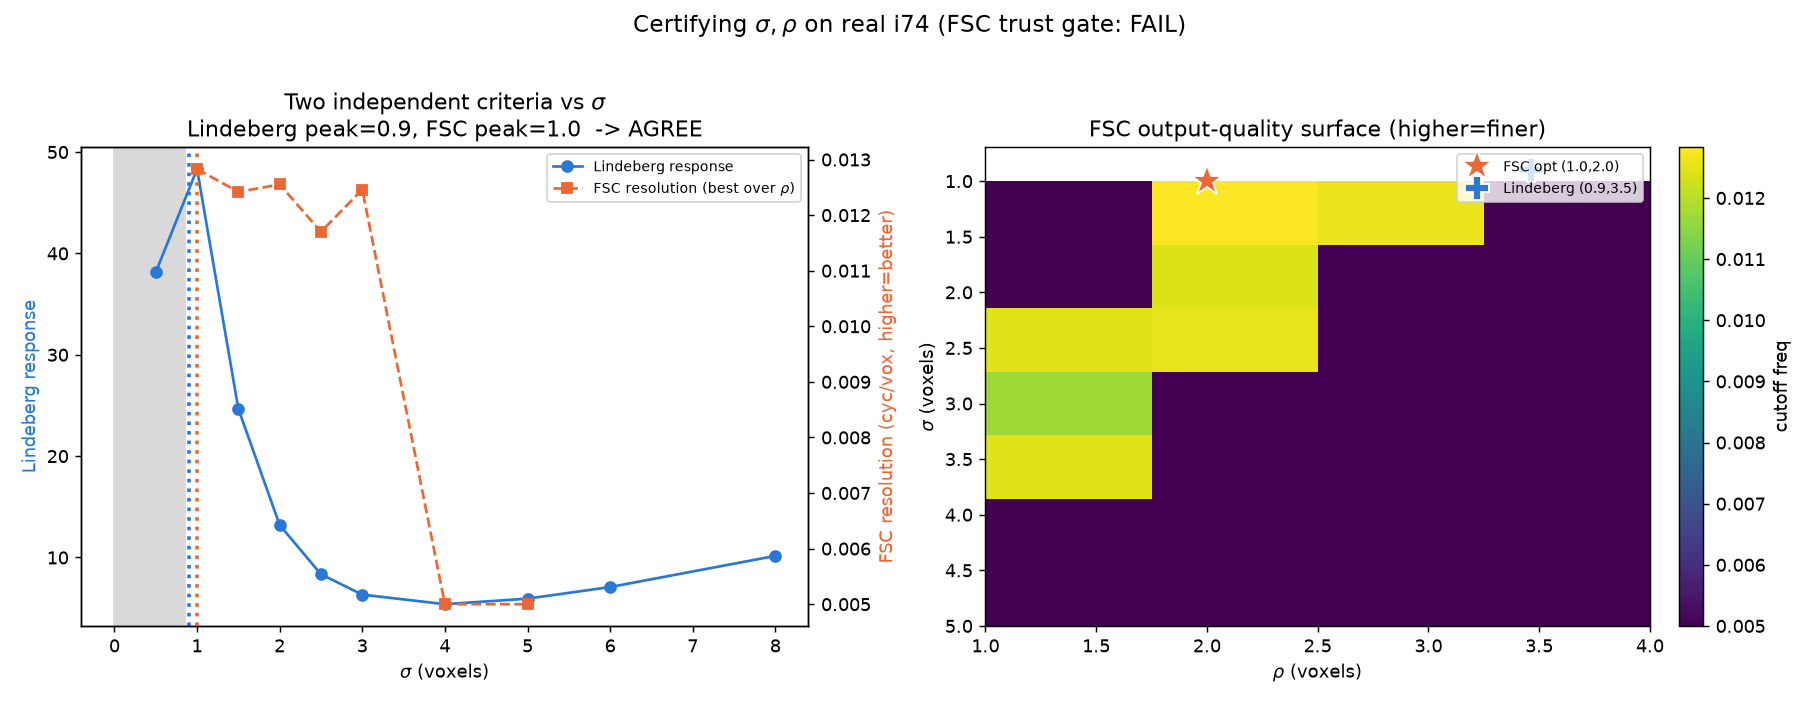

Reproduce this figure in Python.
"""
sigma_rho_final.py -- CERTIFY the (sigma, rho) pick for the structure-tensor
fibre analysis on real i74. This is the finalisation of Goal A (the original
project): turn Lindeberg's parameter-free pick into a defensible recommendation
by corroborating it with an INDEPENDENT output-quality measure.

Three independent lines of evidence, and whether they agree:

  (1) LINDEBERG response peak (lindeberg_stability_3d): the gamma-normalised
      response sigma^2 * mean(plane energy) peaks at the fibre's own scale ->
      sigma_L. Its rho-stability plateau (where e3 stops changing with rho) ->
      rho_L.  [image-driven, resists over-smoothing via first-interior-local-max]

  (2) OUTPUT QUALITY (resolution_sweep): reconstruct the orientation field with
      LIC and score how finely the texture stays REAL (FSC resolution). The
      (sigma, rho) that MAXIMISES resolution -> sigma_F, rho_F.  [independent of
      (1): a different tensor, a reconstruction, a Fourier metric]

  (3) The sigma >= ~0.85 vox DISCRETISATION FLOOR (from noise_floor.py T1): below
      it the Gaussian derivative stops being a faithful derivative. A hard lower
      bound the pick must clear.

TRUST GATE: FSC "sharper = better" can drift toward over-smoothing (large rho).
So we FIRST run resolution_sweep.validate() on a phantom and only trust the FSC
optimum on real data if its argmax coincides with the supervised angular-error
argmin. If the gate fails, FSC is reported as untrustworthy and the recommendation
rests on Lindeberg + the floor alone.

If (1) and (2) AGREE and both clear (3), the pick is CERTIFIED (two independent
criteria + a hard floor). If they disagree, we report the discrepancy honestly.
"""

import numpy as np
import matplotlib
matplotlib.use("Agg")
import matplotlib.pyplot as plt

from reconstruction import load_volume, VOXEL_SIZE_UM
from lindeberg_stability_3d import (lindeberg_response_3d, first_local_max,
                                    sweep_rho_stability_3d)
from lindeberg_sigma_phantoms import refined_peak_sigma
from resolution_sweep import sweep_resolution, validate

SIGMA_FLOOR = 0.85          # discretisation bound from noise_floor.py T1
BOX = (slice(60, 260), slice(240, 440), slice(240, 440))   # validated tissue box
SUB = 112                   # central sub-crop for LIC speed (fair, tissue-only)

SIG_LIND = np.array([0.5, 1.0, 1.5, 2.0, 2.5, 3.0, 4.0, 5.0, 6.0, 8.0])
SIG_GRID = np.array([1.0, 1.5, 2.0, 2.5, 3.0, 4.0, 5.0])
RHO_GRID = np.array([1.0, 2.0, 3.0, 4.0])


def load_real():
    full = load_volume(crop=None, dtype=np.uint8)
    box = full[BOX].astype(np.float32)
    del full
    c = [(s - SUB) // 2 for s in box.shape]
    sub = box[c[0]:c[0]+SUB, c[1]:c[1]+SUB, c[2]:c[2]+SUB].copy()
    print(f"[data] tissue sub-crop {sub.shape} mean={sub.mean():.0f} "
          f"({VOXEL_SIZE_UM:g} um/vox)")
    return sub


def main():
    print("=" * 74)
    print("STEP 1 -- TRUST GATE: does FSC output-quality track truth on a phantom?")
    g = validate(sigmas=(1.0, 1.5, 2.0, 2.5, 3.0, 4.0),
                 rhos=(1.0, 2.0, 3.0, 4.0), save_path="sigma_rho_trustgate.png")
    trust = g["trustworthy"]
    print(f"TRUST GATE: {'PASS' if trust else 'FAIL'} "
          f"(FSC argmax vs angular argmin: {g['d_cells']} cell(s), corr={g['corr']:+.2f})")

    print("=" * 74)
    print("STEP 2 -- real i74: Lindeberg pick vs FSC output-quality optimum")
    vol = load_real()

    # (1) Lindeberg sigma (response peak) + rho (stability plateau)
    _s, response = lindeberg_response_3d(vol, SIG_LIND, rho=1.0, verbose=True)
    i_loc = first_local_max(SIG_LIND, response)
    ramp = i_loc is None
    sigma_L = refined_peak_sigma(SIG_LIND, response)
    Sens, _b, rho_mid = sweep_rho_stability_3d(vol, SIG_GRID, RHO_GRID, verbose=True)
    row = int(np.argmin(np.abs(SIG_GRID - sigma_L)))
    rho_L = float(rho_mid[int(np.nanargmin(Sens[row]))])

    # (2) FSC output-quality surface on the same grid
    F, bestF = sweep_resolution(vol, SIG_GRID, RHO_GRID)
    sigma_F, rho_F = bestF["sigma"], bestF["rho"]
    fsc_sigma_marg = np.nanmax(F, axis=1)          # best-over-rho per sigma

    # agreement (within one grid step in sigma, and rho)
    dsig = abs(sigma_L - sigma_F)
    sig_step = float(np.min(np.diff(SIG_GRID)))
    agree = (dsig <= sig_step + 1e-9)
    above_floor = (sigma_L >= SIGMA_FLOOR) and (sigma_F >= SIGMA_FLOOR)

    print("=" * 74)
    print("STEP 3 -- verdict")
    print(f"  Lindeberg     : sigma_L={sigma_L:.2f} vox ({sigma_L*VOXEL_SIZE_UM:.0f} um), "
          f"rho_L={rho_L:.2f}" + ("   [WARNING: response was a ramp, no interior peak]" if ramp else ""))
    print(f"  FSC quality   : sigma_F={sigma_F:.2f} vox ({sigma_F*VOXEL_SIZE_UM:.0f} um), "
          f"rho_F={rho_F:.2f}  (trust={'ok' if trust else 'FAILED gate'})")
    print(f"  discretisation floor: sigma >= {SIGMA_FLOOR} vox -> "
          f"both above floor: {above_floor}")
    print(f"  sigma agreement (|dL-F|={dsig:.2f} <= grid step {sig_step:.2f}): {agree}")
    if agree and above_floor and trust:
        verdict = (f"CERTIFIED: two independent criteria agree at sigma~{sigma_L:.1f} vox "
                   f"and the pick clears the discretisation floor.")
        rec_sigma, rec_rho = sigma_L, rho_L
    elif agree and above_floor and not trust:
        verdict = (f"CORROBORATED WEAKLY: Lindeberg and FSC agree at sigma~{sigma_L:.1f}, but "
                   f"the FSC trust gate FAILED, so lean on Lindeberg + the floor.")
        rec_sigma, rec_rho = sigma_L, rho_L
    else:
        verdict = (f"NOT CERTIFIED: Lindeberg (sigma={sigma_L:.1f}) and FSC (sigma={sigma_F:.1f}) "
                   f"disagree or breach the floor -- report the discrepancy, do not ship a single pick.")
        rec_sigma, rec_rho = sigma_L, rho_L
    print(f"  => {verdict}")
    print(f"  RECOMMENDATION: sigma={rec_sigma:.2f} vox (~{rec_sigma*VOXEL_SIZE_UM:.0f} um), "
          f"rho={rec_rho:.2f} vox")
    print("=" * 74)

    _figure(response, sigma_L, fsc_sigma_marg, sigma_F, F, bestF, rho_L, agree, trust)
    return dict(sigma_L=sigma_L, rho_L=rho_L, sigma_F=sigma_F, rho_F=rho_F,
                agree=agree, trust=trust, above_floor=above_floor)


def _figure(response, sigma_L, fsc_marg, sigma_F, F, bestF, rho_L, agree, trust,
            save="sigma_rho_final.png"):
    fig, ax = plt.subplots(1, 2, figsize=(14, 5.4))
    # panel 1: Lindeberg response vs FSC sigma-marginal, both peaks + floor
    axb = ax[0].twinx()
    l1, = ax[0].plot(SIG_LIND, response, "o-", color="#2a78d6", label="Lindeberg response")
    l2, = axb.plot(SIG_GRID, fsc_marg, "s--", color="#eb6834",
                   label="FSC resolution (best over $\\rho$)")
    ax[0].axvline(sigma_L, color="#2a78d6", ls=":", lw=2)
    axb.axvline(sigma_F, color="#eb6834", ls=":", lw=2)
    ax[0].axvspan(0, SIGMA_FLOOR, color="0.85", label="below discretisation floor")
    ax[0].set_xlabel("$\\sigma$ (voxels)")
    ax[0].set_ylabel("Lindeberg response", color="#2a78d6")
    axb.set_ylabel("FSC resolution (cyc/vox, higher=better)", color="#eb6834")
    ax[0].set_title(f"Two independent criteria vs $\\sigma$\n"
                    f"Lindeberg peak={sigma_L:.1f}, FSC peak={sigma_F:.1f}  "
                    f"-> {'AGREE' if agree else 'DISAGREE'}")
    ax[0].legend(handles=[l1, l2], loc="upper right", fontsize=8)
    # panel 2: FSC sigma x rho surface with both picks
    extent = [RHO_GRID[0], RHO_GRID[-1], SIG_GRID[-1], SIG_GRID[0]]
    im = ax[1].imshow(F, origin="upper", aspect="auto", extent=extent, cmap="viridis")
    ax[1].plot(bestF["rho"], bestF["sigma"], "*", ms=18, color="#eb6834",
               mec="white", label=f"FSC opt ({bestF['sigma']:.1f},{bestF['rho']:.1f})")
    ax[1].plot(rho_L, sigma_L, "P", ms=13, color="#2a78d6", mec="white",
               label=f"Lindeberg ({sigma_L:.1f},{rho_L:.1f})")
    ax[1].set_xlabel("$\\rho$ (voxels)"); ax[1].set_ylabel("$\\sigma$ (voxels)")
    ax[1].set_title("FSC output-quality surface (higher=finer)")
    ax[1].legend(fontsize=8, loc="upper right")
    fig.colorbar(im, ax=ax[1], fraction=0.046, pad=0.04, label="cutoff freq")
    fig.suptitle(f"Certifying $\\sigma,\\rho$ on real i74 "
                 f"(FSC trust gate: {'PASS' if trust else 'FAIL'})", fontsize=13)
    fig.tight_layout(rect=(0, 0, 1, 0.96))
    fig.savefig(save, dpi=130)
    print(f"Saved {save}")


if __name__ == "__main__":
    main()
